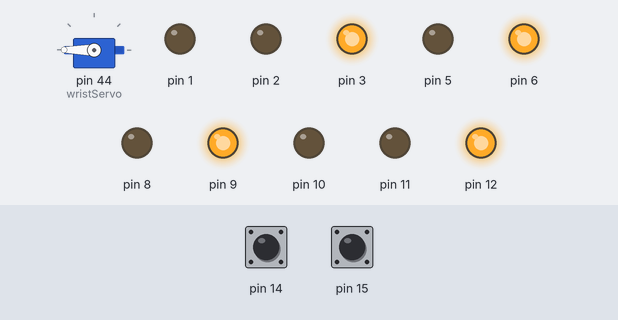
Recording of a sketch running on a simulated Arduino Mega 2560, built with avr-gcc and run on an emulated ATmega2560. Shown: servo, output pins drawn as LEDs (lit = HIGH). The inputs (shaded band) are chosen by the test bench; at power-on: pin 14 HIGH, pin 15 HIGH. Pins used as bus, display or sensor lines are not drawn.

Above: at 0.15 s.
At 3.3 s:
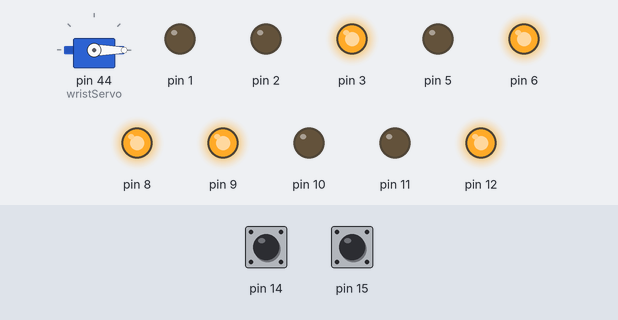
At 4.5 s:
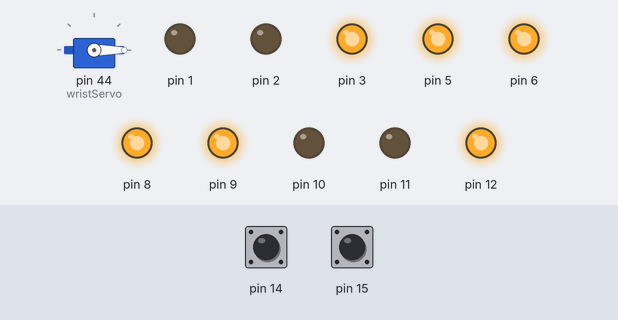
At 21.0 s:
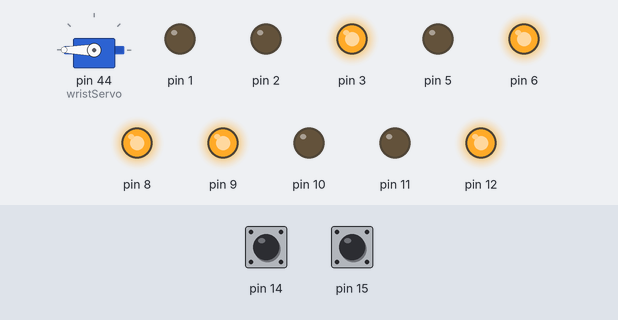
At 29.1 s:
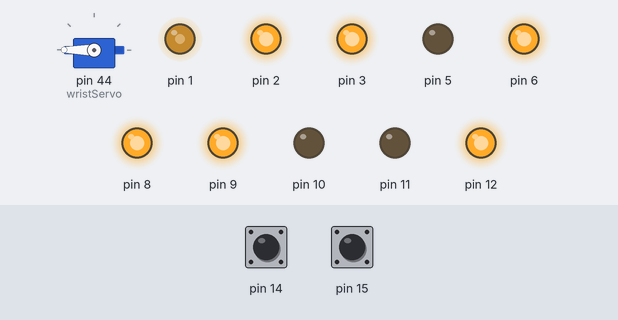
At 37.3 s:
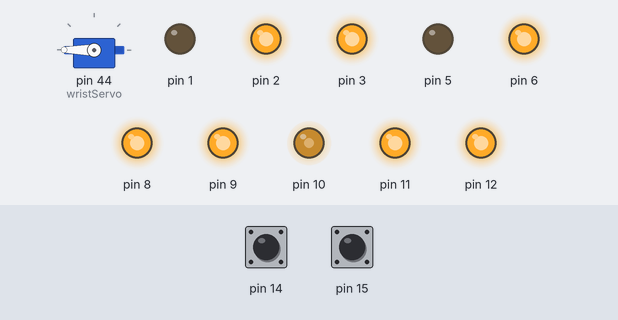
Timing chart, 0 to 40.0 s (numbered marks = the images above):
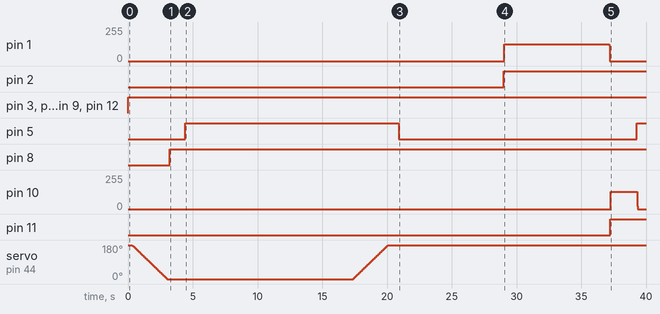

Measured:
- by itself, pin 1: 0/255 → 127/255 at 29.0 s, → 0/255 8.1 s later
- by itself, pin 2: LOW → HIGH at 29.0 s
- by itself, pin 3, pin 6, pin 9, pin 12: LOW → HIGH at 0.00 s
- by itself, pin 5: LOW → HIGH at 4.4 s, → LOW 16.5 s later, → HIGH 18.4 s later
- by itself, pin 8: LOW → HIGH at 3.2 s
- by itself, pin 10: 0/255 → 128/255 at 37.3 s, → 0/255 2.0 s later
- by itself, pin 11: LOW → HIGH at 37.3 s

The sketch:

robot.ino
```cpp
#include "Joint.h"
#include <Servo.h>
int pos = 0;

#define MOVE_WRIST 0
#define MOVE_ARM 1
#define WAIT 2

int robot_state=MOVE_WRIST;

Joint shoulder(4,5,6,400,15); // PUL_pin_, DIR_pin_, ENA_pin_, motorDelayTime in microsecconds accordingly
Joint elbow(7,8,9,200,14); // PUL_pin_, DIR_pin_, ENA_pin_, motorDelayTime, Ending Pin in microsecconds accordingly
Joint base(1,2,3,200,16);
Joint planet(10,11,12,200,17);

Servo wristServo;

void close() {
	for (int servo_position =0  ; servo_position <=200; servo_position +=1){
		wristServo.write(servo_position);
		delay(15);
	}
}

void open() {
	for (int servo_position=200; servo_position >=0; servo_position -=1){
		wristServo.write(servo_position);
		delay(15);
	}
}

void setup()
{
    /*
    // for debugging
    Serial.begin(9600);
    pinMode(14, INPUT_PULLUP);
    while(true) {
      delay(10);
      Serial.println(digitalRead(14));
    }
    */


    wristServo.attach(44);
    open();
    delay(100);


    shoulder.calibrate();

    elbow.calibrate();
    delay(100);

    elbow.n_stepClockWise(2900);

    shoulder.n_stepClockWise(16000);

    close();
    delay(500);

//    elbow.n_stepAntiClockWise(100);

    shoulder.n_stepAntiClockWise(10000);
    base.n_stepClockWise(20000);
    delay(100);

        planet.n_stepClockWise(5000);

//    elbow.n_stepClockWise(100);

    shoulder.n_stepClockWise(5000);
//    base.n_stepClockWise(20000);

    open();
    shoulder.n_stepAntiClockWise(10000);
    base.n_stepClockWise(20000);
    delay(10000);
}
void loop()
{
    switch (robot_state) {
        case MOVE_WRIST:
            /*
             * generating PWM signal for the servo
             * 1100 means its in the minimum possition, in this case its closed
             * 1900 means its in the maximum position, in this cas its opened
             * you can also write from [1100,1900]
             */

            robot_state=WAIT; // changing the state
            break;

        case MOVE_ARM:
            elbow.n_stepAntiClockWise(1000);
            elbow.n_stepClockWise(1000);
            delay(100);
            // shoulder->n_stepAntiClockWise(1000);
            // shoulder->n_stepClockWise(1000);

            robot_state=WAIT;
            break;

        case WAIT:
            delay(10);
            break;
    }
}
```

Joint.h
```cpp
class Joint
{
    private:
        int PUL_pin_;
        int DIR_pin_;
        int ENA_pin_;
        int step_cnt_;
        int motorDelayTime_;
        int detector_pin_;
    public:
        Joint(int PUL_pin, int DIR_pin, int ENA_pin, int motorDelayTime, int detector_pin) {
            this->PUL_pin_ = PUL_pin;
            this->DIR_pin_ = DIR_pin;
            this->ENA_pin_ = ENA_pin;
            this->motorDelayTime_ = motorDelayTime;
            this->detector_pin_ = detector_pin;

            pinMode (PUL_pin_, OUTPUT);
            pinMode (DIR_pin_, OUTPUT);
            //if (this->ENA_pin_ != -1) {
            pinMode (ENA_pin_, OUTPUT);
            digitalWrite(ENA_pin_,HIGH);
        //}
            // setup detector ending if available
            if (this->detector_pin_ != -1) {
              pinMode(this->detector_pin_, INPUT_PULLUP);
            }

        }
        void calibrate() {
          while(digitalRead(this->detector_pin_ ) == 0) {
            one_step_anticlockwise(400);
          }
        }
        void changeDirClockWise() {
            digitalWrite(this->DIR_pin_, 1);
        }

        void changeDirAntiClockWise() {
            digitalWrite(this->DIR_pin_, 0);
        }
        void one_step_clockwise() {
            this->changeDirClockWise();
            digitalWrite(this->PUL_pin_, HIGH);
            delayMicroseconds(this->motorDelayTime_);
            digitalWrite(this->PUL_pin_, LOW);
            delayMicroseconds(this->motorDelayTime_);
        }
        void one_step_anticlockwise() {
            this->changeDirAntiClockWise();
            digitalWrite(this->PUL_pin_, HIGH);
            delayMicroseconds(this->motorDelayTime_);
            digitalWrite(this->PUL_pin_, LOW);
            delayMicroseconds(this->motorDelayTime_);
        }
        void one_step_anticlockwise(int customDelayTime) {
            this->changeDirAntiClockWise();
            digitalWrite(this->PUL_pin_, HIGH);
            delayMicroseconds(customDelayTime);
            digitalWrite(this->PUL_pin_, LOW);
            delayMicroseconds(customDelayTime);
        }

        void n_stepClockWise(int steps) {
            this->changeDirClockWise();
            for (int i = 0; i < steps; i++) {
                digitalWrite(this->PUL_pin_, HIGH);
                delayMicroseconds(this->motorDelayTime_);
                digitalWrite(this->PUL_pin_, LOW);
                delayMicroseconds(this->motorDelayTime_);
            }
        }
        void n_stepAntiClockWise(int steps) {
            this->changeDirAntiClockWise();
            for (int i = 0; i < steps; i++) {
                digitalWrite(this->PUL_pin_, HIGH);
                delayMicroseconds(this->motorDelayTime_);
                digitalWrite(this->PUL_pin_, LOW);
                delayMicroseconds(this->motorDelayTime_);
            }
        }
};
```
